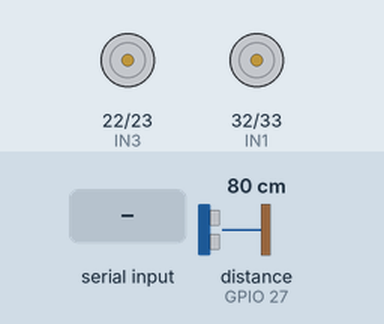
The sketch below on a simulated ESP32. Shown: motor-driver pin pairs drawn as motors (green arrow = first pin HIGH = forward, orange = second pin HIGH = backward, longer = more drive). The test bench sets the inputs (shaded band); at power-on: distance to the obstacle (sensor on GPIO 27) 80 cm. The echo pulse lasts 58.3 µs per cm; nothing arrives over Bluetooth unless stated; what the sketch prints to the serial monitor is not drawn.

Above: at 1.2 s.
1.3 s: "U" received over the second serial link
2.8 s: "A" received over the second serial link
At 4.0 s:
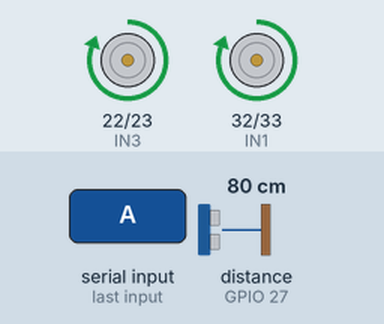
4.3 s: "S" received over the second serial link
At 4.7 s:
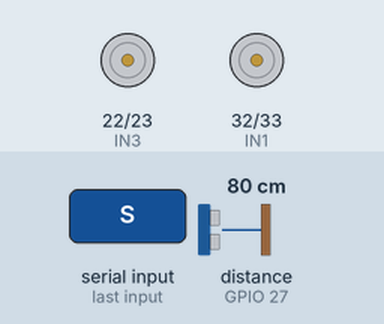
5.8 s: "B" received over the second serial link
At 6.2 s:
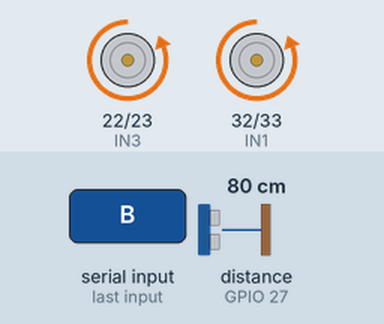
7.3 s: "L" received over the second serial link
At 8.5 s:
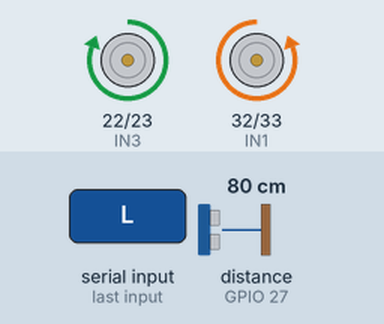
8.8 s: "R" received over the second serial link
At 9.7 s:
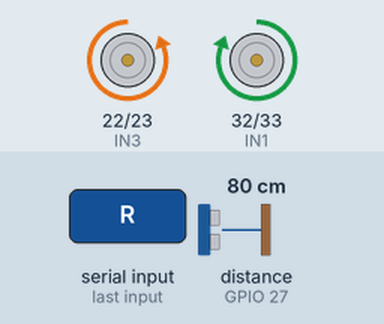
Timing chart, 0 to 11.3 s (numbered marks = the images above; inputs shaded):
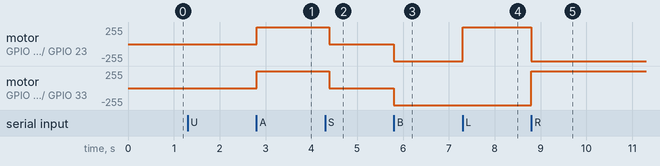

The sketch:

esp32_Controle_modoAutonomo.ino
```cpp
#include "BluetoothSerial.h"

BluetoothSerial SerialBT;

// Pinos dos motores
#define IN1 32
#define IN2 33
#define IN3 22
#define IN4 23

// Pinos do sensor ultrassônico
#define TRIG 26
#define ECHO 27

char ultimoComando = 'S';
bool autorizado = false;

void setup() {
  Serial.begin(9600);
  SerialBT.setPin("2102", 4); // PIN Bluetooth
  SerialBT.begin("CarrinhoDouglas");

  pinMode(IN1, OUTPUT);
  pinMode(IN2, OUTPUT);
  pinMode(IN3, OUTPUT);
  pinMode(IN4, OUTPUT);

  pinMode(TRIG, OUTPUT);
  pinMode(ECHO, INPUT);
}

void loop() {
  if (SerialBT.available()) {
    char comando = SerialBT.read();
    SerialBT.flush(); // Limpa o buffer após ler

    // Verifica se é comando permitido
    if (!strchr("FBLRSAU", comando)) return;

    // Autenticação obrigatória
    if (!autorizado) {
      if (comando == 'U') {
        autorizado = true;
        Serial.println("✅ Acesso autorizado!");
        SerialBT.println("✅ Acesso autorizado!");
      } else {
        Serial.println("❌ Acesso negado. Envie 'U' para liberar.");
        SerialBT.println("❌ Acesso negado. Envie 'U' para liberar.");
        return;
      }
    }

    // Segurança ao inverter frente ↔ ré
    bool mudouSentido =
      (ultimoComando == 'F' && comando == 'B') ||
      (ultimoComando == 'B' && comando == 'F');

    if (mudouSentido) {
      parar();
      delay(150);
    }

    // Executa o comando
    switch (comando) {
      case 'F': andarFrente(); ultimoComando = 'F'; break;
      case 'B': andarTras(); ultimoComando = 'B'; break;
      case 'L': girarEsquerda(); ultimoComando = 'L'; break;
      case 'R': girarDireita(); ultimoComando = 'R'; break;
      case 'S': parar(); ultimoComando = 'S'; break;
      case 'A': iniciarModoAutonomo(); ultimoComando = 'A'; break;
    }
  }
}

// ------------------ Movimento ------------------ //
void setMotor(int in1, int in2, int in3, int in4) {
  digitalWrite(IN1, in1);
  digitalWrite(IN2, in2);
  digitalWrite(IN3, in3);
  digitalWrite(IN4, in4);
}

void andarFrente()     { setMotor(HIGH, LOW, HIGH, LOW); }
void andarTras()       { setMotor(LOW, HIGH, LOW, HIGH); }
void girarDireita()    { setMotor(HIGH, LOW, LOW, HIGH); }
void girarEsquerda()   { setMotor(LOW, HIGH, HIGH, LOW); }
void parar()           { setMotor(LOW, LOW, LOW, LOW); }

// ------------------ Sensor Ultrassônico ------------------ //
long lerDistanciaCM() {
  digitalWrite(TRIG, LOW);
  delayMicroseconds(2);
  digitalWrite(TRIG, HIGH);
  delayMicroseconds(10);
  digitalWrite(TRIG, LOW);

  long duracao = pulseIn(ECHO, HIGH, 25000);
  long distancia = duracao * 0.034 / 2;
  return distancia;
}

// ------------------ Modo Autônomo ------------------ //
void iniciarModoAutonomo() {
  Serial.println("🚗 Modo Autônomo ativado");
  SerialBT.println("🚗 Modo Autônomo ativado");

  while (true) {
    long distancia = lerDistanciaCM();
    Serial.println("Distância: " + String(distancia) + " cm");

    if (distancia > 20 && distancia < 450) {
      andarFrente();
    } else {
      parar();
      delay(200);
      girarDireita();
      delay(400);
      parar();
      delay(200);
    }

    if (SerialBT.available()) {
      char novoComando = SerialBT.read();
      if (novoComando == 'S') {
        parar();
        Serial.println("🛑 Saindo do modo autônomo.");
        SerialBT.println("🛑 Saindo do modo autônomo.");
        break;
      }
    }

    delay(100);
  }
}
```

Measured:
- after the input at 1.3 s, every drawn part: stays the same
- after the input at 2.8 s, motor on GPIO 22 (IN3) / GPIO 23 (IN4), motor on GPIO 32 (IN1) / GPIO 33 (IN2): stopped → forward 255/255 at once
- after the input at 4.3 s, motor on GPIO 22 (IN3) / GPIO 23 (IN4), motor on GPIO 32 (IN1) / GPIO 33 (IN2): forward 255/255 → stopped after 0.09 s
- after the input at 5.8 s, motor on GPIO 22 (IN3) / GPIO 23 (IN4), motor on GPIO 32 (IN1) / GPIO 33 (IN2): stopped → backward 255/255 at once
- after the input at 7.3 s, motor on GPIO 22 (IN3) / GPIO 23 (IN4): backward 255/255 → forward 255/255 at once
- after the input at 8.8 s, motor on GPIO 22 (IN3) / GPIO 23 (IN4): forward 255/255 → backward 255/255 at once; motor on GPIO 32 (IN1) / GPIO 33 (IN2): backward 255/255 → forward 255/255 at once
